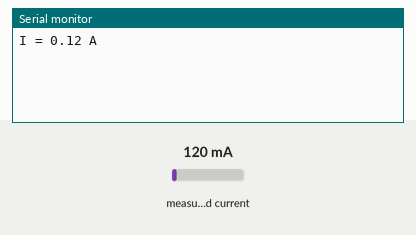
Bench run of a sketch on a simulated Arduino Uno, built with avr-gcc and run on an emulated ATmega328P. On the bench: the last lines printed to the serial monitor. The test bench sets the inputs (shaded band); at power-on: measured current 120 mA.

Above: at 1.2 s.
1.3 s: measured current set to 40 mA
At 1.9 s:
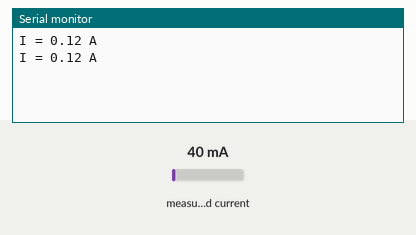
2.8 s: measured current set to 500 mA
At 3.7 s:
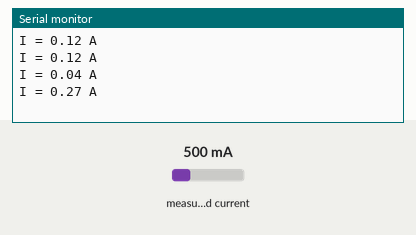
Timing chart, 0 to 5.8 s (numbered marks = the images above; inputs shaded):
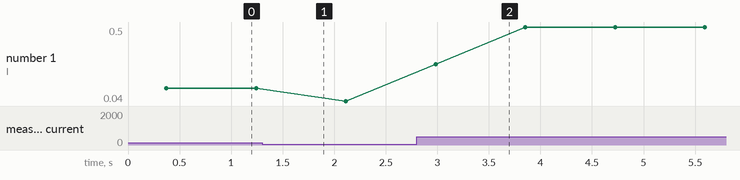

Measured:
- after the input at 2.8 s, the serial monitor: prints a new line after 0.18 s (image 2)
- plotted number 1: 0.12 → 0.04 after the input at 1.3 s, 0.04 → 0.5 after the input at 2.8 s

The sketch:

ammeter.ino
```cpp
#include <ACS712.h>

/*

  This example shows how to measure DC current

*/


// We have 30 amps version sensor connected to A1 pin of arduino

// Replace with your version if necessary

ACS712 sensor(ACS712_20A, A5);

float  I=0.00;

void setup() {

  Serial.begin(9600);


  // This method calibrates zero point of sensor,

  // It is not necessary, but may positively affect the accuracy

  // Ensure that no current flows through the sensor at this moment

  sensor.calibrate();

}


void loop() {

  // Get current from sensor


  for(int i=0;i<500;i++)
  {
    I = I+( sensor.getCurrentDC());
  }
  I=I/500;
  //I=I-0.03;

  Serial.println(String("I = ") + I+ " A");


  // Wait one second before the new cycle

  delay(500);

}
```
